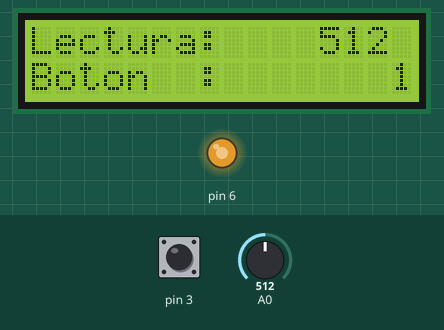
A sketch run on a simulated Arduino Uno, built with avr-gcc and run on an emulated ATmega328P. Shown: 16×2 character LCD, output pins drawn as LEDs (lit = HIGH). The test bench sets the inputs (shaded band); at power-on: A0 = 512, pin 3 HIGH. What the sketch prints to the serial monitor is not drawn.

Above: at 4.2 s.
4.3 s: A0 set to 716
At 5.1 s:
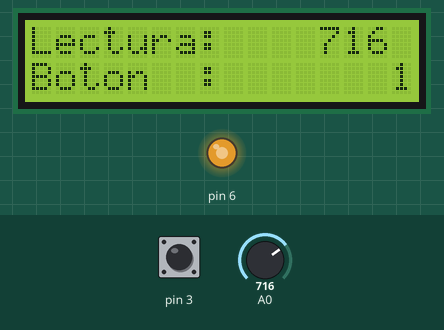
5.8 s: pin 3 pulled LOW for 0.15 s
At 5.9 s:
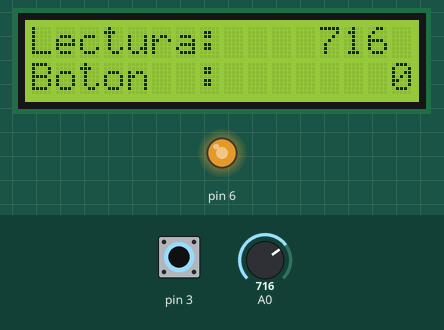
7.4 s: A0 set to 900
At 8.3 s:
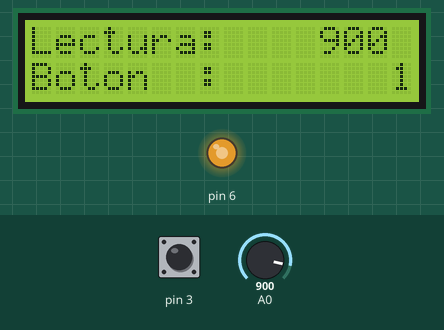
8.9 s: pin 3 pulled LOW for 1 s
At 9.7 s:
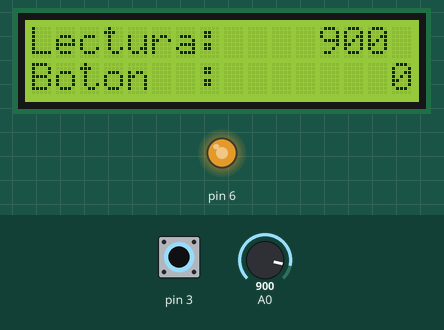
11.4 s: A0 set to 1023
At 12.7 s:
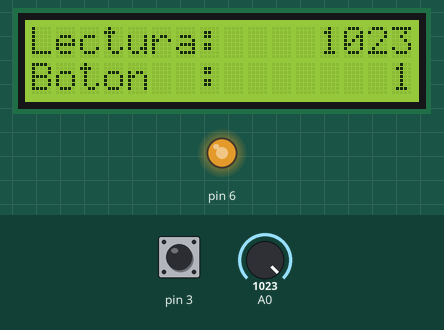
Timing chart, 0 to 13.9 s (numbered marks = the images above; inputs shaded):
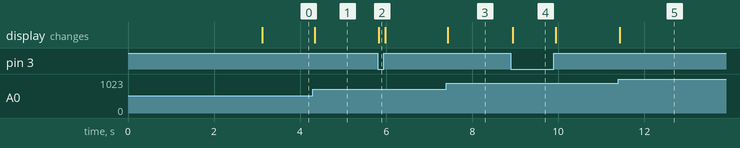

Measured:
- after the input at 4.3 s, the display: changes at once (image 1)
- after the input at 5.8 s, the display: changes at once (image 2)
- after the input at 7.4 s, the display: changes at once (image 3)
- after the input at 8.9 s, the display: changes at once (image 4)
- after the input at 11.4 s, the display: changes at once (image 5)

The sketch:

Main_Comunicacion_Serial.ino
```cpp
#include <LiquidCrystal_I2C.h>

LiquidCrystal_I2C lcd(0x27, 16, 2);

int lectura = 0, boton = 0, estado = 0; // Define variables enteras
float voltaje, angulo, b = 180, A; // Define variables flotantes

void setup() {
  Serial.begin(115200); // Inicia la comunicacion Serial del arduino
  lcd.init();
  lcd.backlight();
  lcd.setCursor(3, 0);
  lcd.print("OSCAR JOEL");
  lcd.setCursor(0, 1);
  lcd.print("CASTRO CONTRERAS");
  delay(3000);
  lcd.clear();
// Usa un pin Di, i = 1,2,3,...,13 como una entrada con INPUT y como una
// salida con OUTPUT
  pinMode(3, INPUT_PULLUP);
  pinMode(6, OUTPUT);

  //tone(6,60,10000); // Genera una funcion cuadrada de minimo 31HZ, recibe de argumento (Pin de salida, Frecuencia, Tiempo de duracion)
  //digitalWrite(6,HIGH); // Activa la salida de voltaje de un ciero pin con HIGH y lo apaga con LOW
  analogWrite(6,191); // Genera una señal PWM de la cual sale por un pin y puede haver un rango de 0 - 255, donde 255 significa 100 de la señal en alto
  }

void loop() {
  boton = digitalRead(3); // Lee el valor que entra por el pin usado
  lectura = analogRead(A0); // Lee el valor que entra por un pin analigico Ai, i = 0,1,2,...,7

  Serial.println(boton); // Imprime en Monitor serial el valor de boton

  lcd.setCursor(0, 0);
  lcd.print("Lectura:");
  lcd.setCursor(12, 0);
  lcd.print(lectura);
  lcd.setCursor(0, 1);
  lcd.print("Boton  :");
  lcd.setCursor(15, 1);
  lcd.print(boton);
}
```
